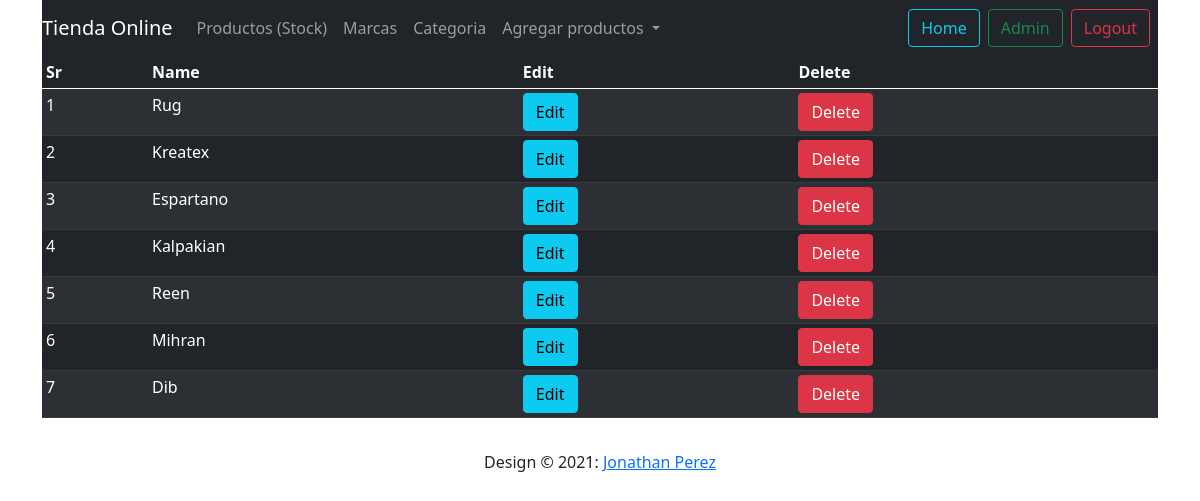
The app's page /brands (signed in) with its own data.
### shop/products/models.py (models this page shows)
class Brand(db.Model):
    id = db.Column(db.Integer, primary_key=True)
    name = db.Column(db.String(30), nullable=False, unique=True)

### shop/admin/routes.py (the view)
@app.route('/brands')
def brands():
    if 'email' not in session:
        flash('Please login first', 'danger')
        return redirect(url_for('login'))
    brands = Brand.query.order_by(Brand.id.desc()).all()
    return render_template('admin/brand.html', title ='Brand page', brands=brands)

### shop/templates/admin/brand.html (shortened to what this page needs)
{% extends 'layout.html'%}
{% block content%}
    <div class="container">
        <nav class="navbar navbar-expand-lg navbar-dark bg-dark">
            <a class="navbar-brand" href="{{url_for('admin')}}">Tienda Online</a>
            <div class="collapse navbar-collapse" id="navbarNavDropdown">
              <ul class="navbar-nav">
                <li class="nav-item active">
                  <a class="nav-link" href="{{url_for('admin')}}">Productos <span class="sr-only">(Stock)</span></a>
                </li>
                <li class="nav-item">
                  <a class="nav-link" href="{{url_for('brands')}}">Marcas</a>
                </li>
                <li class="nav-item">
                  <a class="nav-link" href="{{url_for('category')}}">Categoria</a>
                </li>
                <li class="nav-item dropdown">
                  <a class="nav-link dropdown-toggle" href="#" id="navbarDropdownMenuLink" role="button" data-toggle="dropdown" aria-haspopup="true" aria-expanded="false">
                    Agregar productos
                  </a>
                </li>
              </ul>
            </div>
            <a href=""<button class="btn btn-outline-info me-2" type="button">Home</button></a>
            <a href="{{url_for('admin')}}"><button class="btn btn-outline-success me-2" type="button">Admin</button></a>
            <a href="{{url_for('logout')}}"><button class="btn btn-outline-danger me-2" type="button">Logout</button></a>
          </nav>
    </div>
<div class="container">
    <table class="table table-sm table-striped table-condensed  table-hover table-dark">
        <thead>
            <th>Sr</th>
            <th>Name</th>
            <th>Edit</th>
            <th>Delete</th>
        </thead>
        <tbody>
            {% if brands %}
            {% for brand in brands %}
                <tr>
                    <td>{{ loop.index }}</td>
                    <td>{{ brand.name }}</td>
                    <td><a href="{{url_for('updatebrand', id=brand.id)}}" class="btn btn-info">Edit</a></td>
                    <td>
                        <button type="button" class="btn btn-danger" data-bs-toggle="modal" data-bs-target="#exampleModal-{{brand.id}}">
                          Delete
                        </button>
                    </td>
                </tr>
            {% endfor %}
            {% endif %}
        </tbody>
    </table>
</div>
{% endblock %}

### records on screen
Brand: name "Rug"
Brand: name "Kreatex"
Brand: name "Espartano"
Brand: name "Kalpakian"
Brand: name "Reen"
Brand: name "Mihran"
Brand: name "Dib"
